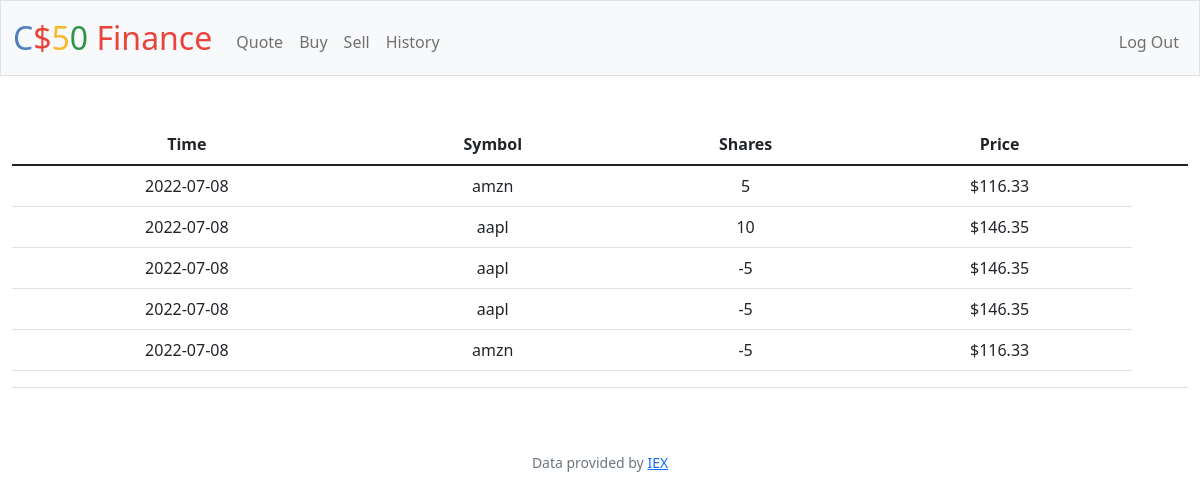
Page /history (signed in) on the committed database.
### tables this page shows
CREATE TABLE 'transactions' ('id' integer PRIMARY KEY AUTOINCREMENT NOT NULL, 'user_id' integer, 'symbol' text, 'price' real, 'shares' integer, 'total' real, 'time' timestamp);

### app.py (the view)
@app.route("/history")
@login_required
def history():
    user_id = session["user_id"]
    """Show history of transactions"""
    history = db.execute("SELECT * FROM transactions WHERE user_id=?", user_id)
    return render_template("history.html", history = history)

### app.py (called while the page is built)
@app.after_request
def after_request(response):
    response.headers["Cache-Control"] = "no-cache, no-store, must-revalidate"
    response.headers["Expires"] = 0
    response.headers["Pragma"] = "no-cache"
    return response

### helpers.py (called while the page is built)
def login_required(f):
    @wraps(f)
    def decorated_function(*args, **kwargs):
        if session.get("user_id") is None:
            return redirect("/login")
        return f(*args, **kwargs)
    return decorated_function

def usd(value):
    return f"${value:,.2f}"

### templates/history.html (shortened to what this page needs)
{% extends "layout.html" %}
{% block main %}
    <table class="table">
        <thead>
            <th>Time</th>
            <th>Symbol</th>
            <th>Shares</th>
            <th>Price</th>
        </thead>
        <tbody>
            {% for row in history %}
            <tr>
                <td>{{row["time"]}}</td>
                <td>{{row["symbol"]}}</td>
                <td>{{row["shares"]}}</td>
                <td>{{row["price"] | usd()}}</td>
            </tr>
            {% endfor %}
            <tr>
                <td></td>
                <td></td>
                <td></td>
                <td></td>
                <td></td>
            </tr>
        </tbody>
    </table>
{% endblock %}

### rows in the picture
transactions: time "2022-07-08", symbol "amzn", shares "5", price "$116.33"
transactions: time "2022-07-08", symbol "aapl", shares "10", price "$146.35"
transactions: time "2022-07-08", symbol "aapl", shares "-5", price "$146.35"
transactions: time "2022-07-08", symbol "aapl", shares "-5", price "$146.35"
transactions: time "2022-07-08", symbol "amzn", shares "-5", price "$116.33"
